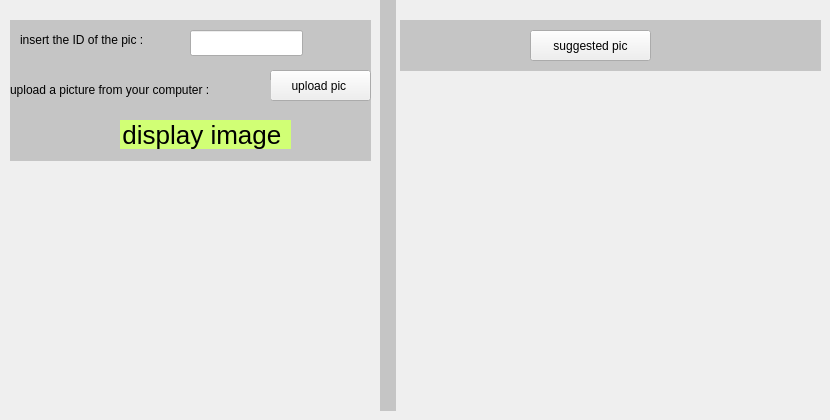
        <widget class="QWidget" name="service">
         <widget class="QLabel" name="label_30">
          <property name="geometry">
           <rect>
            <x>10</x>
            <y>20</y>
            <width>361</width>
            <height>141</height>
           </rect>
          </property>
          <property name="styleSheet">
           <string notr="true">
background-color: rgb(197, 197, 197);</string>
          </property>
          <property name="text">
           <string/>
          </property>
         </widget>
         <widget class="QPushButton" name="pic_2">
          <property name="geometry">
           <rect>
            <x>270</x>
            <y>70</y>
            <width>101</width>
            <height>31</height>
           </rect>
          </property>
          <property name="text">
           <string>upload pic </string>
          </property>
         </widget>
         <widget class="QLabel" name="label_8">
          <property name="geometry">
           <rect>
            <x>10</x>
            <y>80</y>
            <width>261</width>
            <height>20</height>
           </rect>
          </property>
          <property name="styleSheet">
           <string notr="true">background-color: rgb(197, 197, 197);</string>
          </property>
          <property name="text">
           <string>upload a picture from your computer :</string>
          </property>
         </widget>
         <widget class="QLabel" name="label_31">
          <property name="geometry">
           <rect>
            <x>380</x>
            <y>0</y>
            <width>16</width>
            <height>411</height>
           </rect>
          </property>
          <property name="styleSheet">
           <string notr="true">
background-color: rgb(197, 197, 197);</string>
          </property>
          <property name="text">
           <string/>
          </property>
         </widget>
         <widget class="QWidget" name="widget_4" native="true">
          <property name="geometry">
           <rect>
            <x>410</x>
            <y>140</y>
            <width>191</width>
            <height>161</height>
           </rect>
          </property>
          <widget class="QLabel" name="label_20">
           <property name="geometry">
            <rect>
             <x>20</x>
             <y>10</y>
             <width>151</width>
             <height>141</height>
            </rect>
           </property>
           <property name="text">
            <string/>
           </property>
          </widget>
         </widget>
         <widget class="QWidget" name="widget_2" native="true">
          <property name="geometry">
           <rect>
            <x>620</x>
            <y>140</y>
            <width>191</width>
            <height>161</height>
           </rect>
          </property>
          <widget class="QLabel" name="label_21">
           <property name="geometry">
            <rect>
             <x>30</x>
             <y>10</y>
             <width>151</width>
             <height>141</height>
            </rect>
           </property>
           <property name="text">
            <string/>
           </property>
          </widget>
         </widget>
         <widget class="QLabel" name="label_32">
          <property name="geometry">
           <rect>
            <x>400</x>
            <y>20</y>
            <width>421</width>
            <height>51</height>
           </rect>
          </property>
          <property name="styleSheet">
           <string notr="true">
background-color: rgb(197, 197, 197);</string>
          </property>
          <property name="text">
           <string/>
          </property>
         </widget>
         <widget class="QLabel" name="label_10">
          <property name="geometry">
           <rect>
            <x>410</x>
            <y>29</y>
            <width>411</width>
            <height>31</height>
           </rect>
          </property>
          <property name="styleSheet">
           <string notr="true">background-color: rgb(197, 197, 197);</string>
          </property>
          <property name="text">
           <string/>
          </property>
         </widget>
         <widget class="QLabel" name="label_11">
          <property name="geometry">
           <rect>
            <x>20</x>
            <y>30</y>
            <width>171</width>
            <height>20</height>
           </rect>
          </property>
          <property name="styleSheet">
           <string notr="true">background-color: rgb(197, 197, 197);</string>
          </property>
          <property name="text">
           <string>insert the ID of the pic :</string>
          </property>
         </widget>
         <widget class="QLineEdit" name="lineEdit_5">
          <property name="geometry">
           <rect>
            <x>190</x>
            <y>30</y>
            <width>113</width>
            <height>26</height>
           </rect>
          </property>
         </widget>
         <widget class="QPushButton" name="suggestPhoto">
          <property name="geometry">
           <rect>
            <x>530</x>
            <y>30</y>
            <width>121</width>
            <height>31</height>
           </rect>
          </property>
          <property name="text">
           <string>suggested pic</string>
          </property>
         </widget>
         <widget class="QPushButton" name="disimage">
          <property name="geometry">
           <rect>
            <x>120</x>
            <y>120</y>
            <width>171</width>
            <height>29</height>
           </rect>
          </property>
          <property name="styleSheet">
           <string notr="true">QPushButton{
font-family: 'Sans-Serif';
 font-size: 26px;    
	background-color: rgb(209, 255, 117);
border-radius:25px;


}</string>
          </property>
          <property name="text">
           <string>display image </string>
          </property>
         </widget>
         <widget class="QWidget" name="widgetph" native="true">
          <property name="geometry">
           <rect>
            <x>30</x>
            <y>180</y>
            <width>311</width>
            <height>201</height>
           </rect>
          </property>
          <widget class="QLabel" name="imageLabel">
           <property name="geometry">
            <rect>
             <x>30</x>
             <y>20</y>
             <width>271</width>
             <height>171</height>
            </rect>
           </property>
           <property name="text">
            <string/>
           </property>
          </widget>
         </widget>
        </widget>
